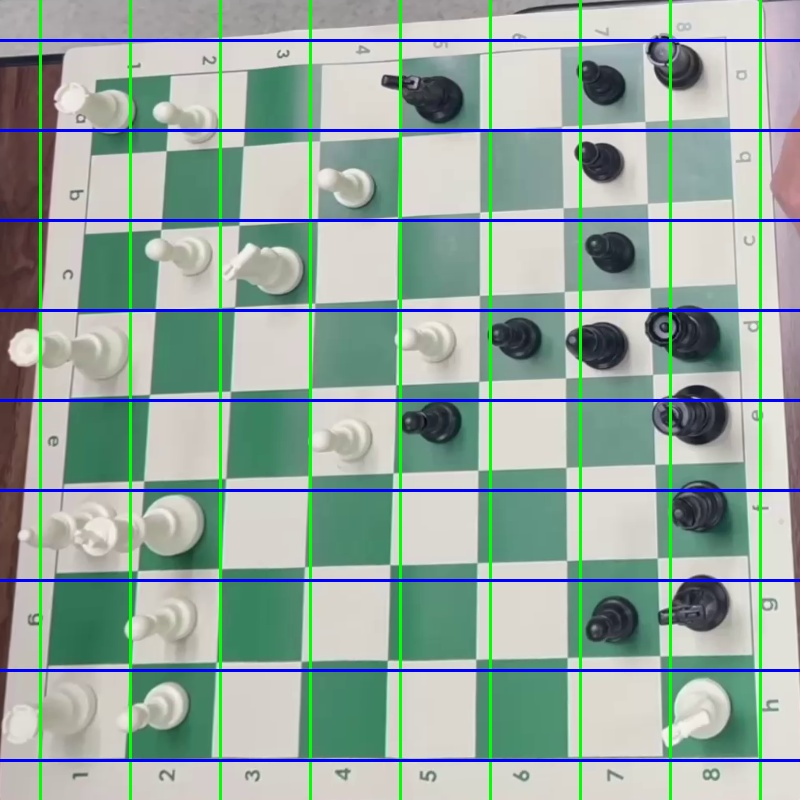
#> input picture debug/grid_overlay.jpg, 800 x 800 px; its folder holds only this picture in this run
$ python -i improved_board.py   (imports and definitions only)
#> lines starting #> are read from the running program, lines starting #| are printed output that depends on the picture; after the words box and inside, x2 and y2 are one past the last pixel; in counts of white or black regions, pixels touching at a corner belong together
#> further down, picture is the input picture: shape (800, 800, 3); mean B, G, R 160, 169.2, 149.2
# ===== FIX 1: Improve Homography + Add Rotation Correction =====
import cv2
import numpy as np
import os

# Global variables for mouse callback
_selected_points = []
_temp_img = None
_display_img = None
_scale_factor = 1.0

# [63 lines left out: functions _mouse_callback, select_corners_manually, not called in this run]


def _order_corners(pts4):
    """Sort corners: TL, TR, BR, BL"""
    pts = np.asarray(pts4, dtype=np.float32)
    s = pts.sum(axis=1)
    d = np.diff(pts, axis=1).ravel()
    tl = pts[np.argmin(s)]
    br = pts[np.argmax(s)]
    tr = pts[np.argmin(d)]
    bl = pts[np.argmax(d)]
    return np.array([tl, tr, br, bl], dtype=np.float32)


def _auto_detect_corners(bgr):
    """Advanced auto corner detection with multiple strategies"""
    h, w = bgr.shape[:2]
#> h = 800; w = 800

    # Strategy 1: HSV Color Masking (works well for wooden/colored boards)
    try:
        corners = _detect_board_hsv_mask(bgr)
        if corners is not None and _validate_corners(corners, w, h):
            corners = _order_corners(corners)
            print("[auto] Strategy 1: HSV Masking SUCCESS")
            return corners
    except Exception as e:
        print(f"[auto] HSV masking failed: {e}")

    # Strategy 2: Enhanced Edge + Hough Lines
    try:
        corners = _detect_board_edges_hough(bgr)
        if corners is not None and _validate_corners(corners, w, h):
            corners = _order_corners(corners)
            print("[auto] Strategy 2: Edge+Hough SUCCESS")
            return corners
    except Exception as e:
        print(f"[auto] Edge+Hough failed: {e}")

    # Strategy 3: Improved Contour Detection
    try:
        corners = _detect_board_contours_improved(bgr)
        if corners is not None and _validate_corners(corners, w, h):
            corners = _order_corners(corners)
            print("[auto] Strategy 3: Improved Contours SUCCESS")
            return corners
    except Exception as e:
        print(f"[auto] Contour detection failed: {e}")

    # Strategy 4: Conservative crop (fallback)
    print("[auto] Strategy 4: Conservative crop (fallback)")
    margin = int(0.08 * min(h, w))
    corners = np.array([
        [margin, margin],
        [w - margin, margin],
        [w - margin, h - margin],
        [margin, h - margin]
    ], dtype=np.float32)

    return corners

def _detect_board_hsv_mask(bgr):
    """Detect chessboard using HSV color masking"""
    hsv = cv2.cvtColor(bgr, cv2.COLOR_BGR2HSV)
#> hsv: shape (800, 800, 3); mean H, S, V 57.8, 57.8, 180.1
    h, w = bgr.shape[:2]
#> h = 800; w = 800

    # HSV ranges for different board colors
    ranges = [
        ([5, 20, 80], [25, 100, 220]),    # Light wooden boards
        ([0, 15, 40], [20, 80, 120]),     # Dark wooden boards
        ([0, 0, 150], [180, 30, 255]),    # White/cream boards
        ([35, 40, 40], [85, 255, 200])   # Green tournament boards
    ]

    best_mask = None
    best_area = 0

    for (lower, upper) in ranges:
        lower = np.array(lower, dtype=np.uint8)
        upper = np.array(upper, dtype=np.uint8)

        mask = cv2.inRange(hsv, lower, upper)

        # Clean up mask
        kernel = cv2.getStructuringElement(cv2.MORPH_RECT, (5, 5))
        mask = cv2.morphologyEx(mask, cv2.MORPH_CLOSE, kernel)
        mask = cv2.morphologyEx(mask, cv2.MORPH_OPEN, kernel)

        # Find largest contour
        contours, _ = cv2.findContours(mask, cv2.RETR_EXTERNAL, cv2.CHAIN_APPROX_SIMPLE)

        if contours:
            largest = max(contours, key=cv2.contourArea)
            area = cv2.contourArea(largest)

            if area > (h * w * 0.2) and area > best_area:
                best_area = area
                best_mask = mask
#> this loop made 4 passes
#> area on passes 1 to 4: 2667, 322, 6929, 7481.5
#> pass 1, in _detect_board_hsv_mask, `mask = cv2.inRange(hsv, lower, upper)`:
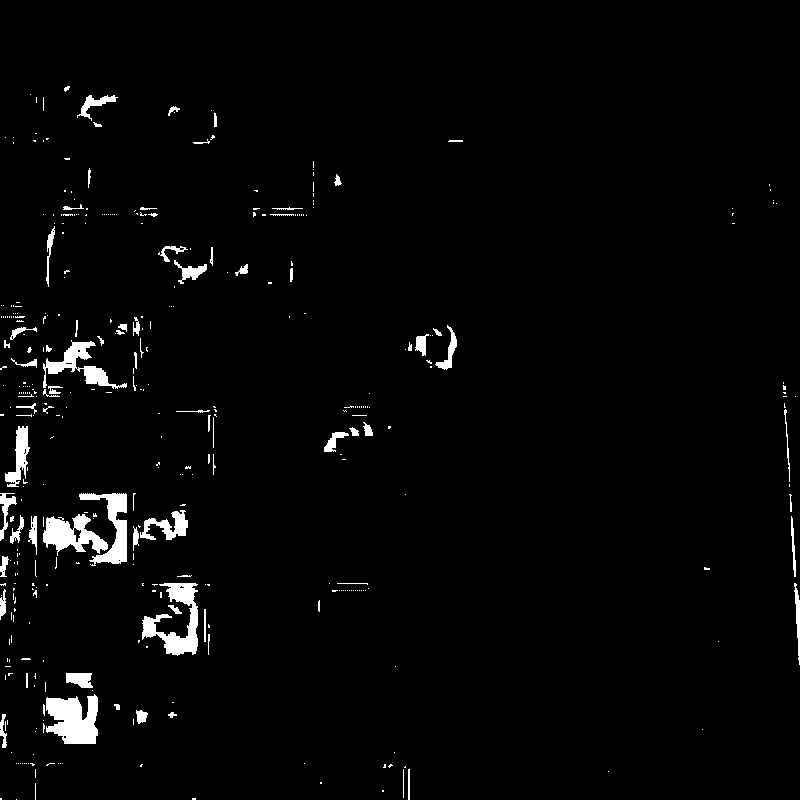
#> mask: shape (800, 800); 2.5% white; 386 white regions (306 under 20 px), largest, box (x1, y1, x2, y2) and area: (46, 694, 98, 744) 1914, (142, 583, 198, 656) 1746, (43, 514, 108, 556) 1422
#> pass 1, in _detect_board_hsv_mask, `mask = cv2.morphologyEx(mask, cv2.MORPH_OPEN, kernel)`:
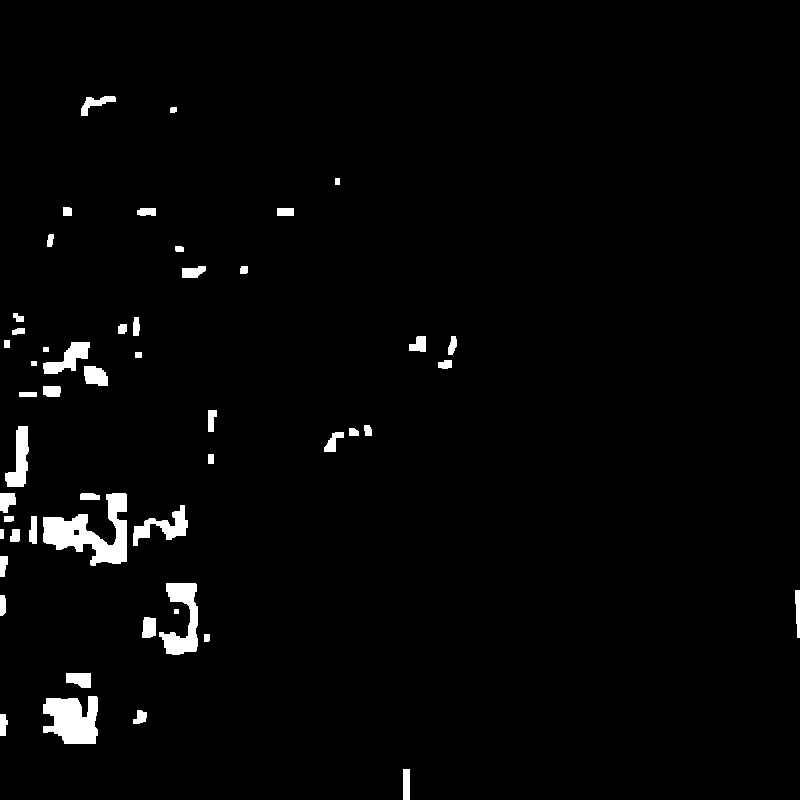
#> mask: shape (800, 800); 2.2% white; 51 white regions, largest, box (x1, y1, x2, y2) and area: (43, 493, 127, 566) 2844, (43, 696, 98, 744) 2014, (159, 583, 198, 655) 1451
#> pass 2, in _detect_board_hsv_mask, `mask = cv2.inRange(hsv, lower, upper)`:
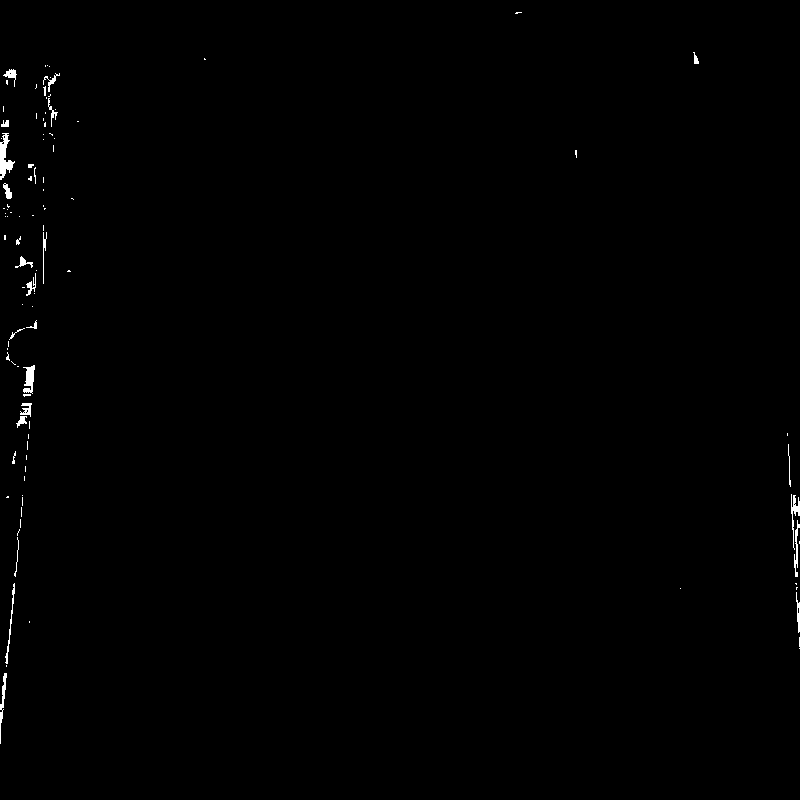
#> mask: shape (800, 800); 0.41% white; 101 white regions (74 under 20 px), largest, box (x1, y1, x2, y2) and area: (0, 133, 15, 180) 324, (23, 365, 35, 394) 210, (791, 494, 800, 550) 170
#> after the loop:
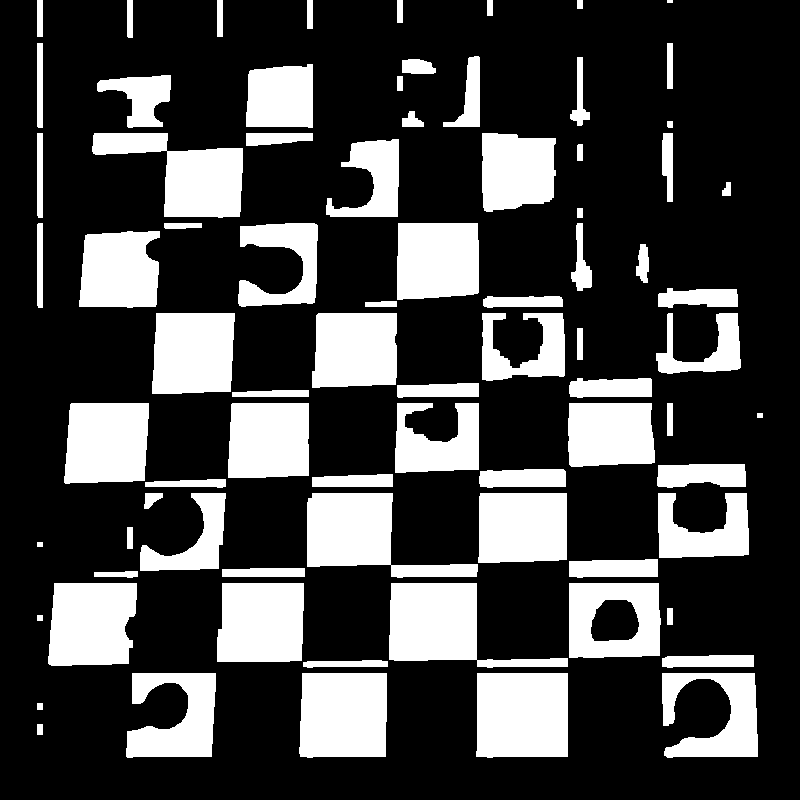
#> mask: shape (800, 800); 26.5% white; 79 white regions (1 under 20 px), largest, box (x1, y1, x2, y2) and area: (476, 673, 568, 758) 7656, (389, 583, 568, 668) 7465, (299, 673, 387, 758) 7212
#> after the loop, best_area = 0

    if best_mask is None:
        return None

    # Find board contour from best mask
    contours, _ = cv2.findContours(best_mask, cv2.RETR_EXTERNAL, cv2.CHAIN_APPROX_SIMPLE)
    if not contours:
        return None

    largest = max(contours, key=cv2.contourArea)

    # Approximate to quadrilateral
    epsilon = 0.02 * cv2.arcLength(largest, True)
    approx = cv2.approxPolyDP(largest, epsilon, True)

    if len(approx) == 4:
        return approx.reshape(4, 2).astype(np.float32)

    # If not 4 points, use bounding rect
    x, y, w_rect, h_rect = cv2.boundingRect(largest)
    return np.array([
        [x, y],
        [x + w_rect, y],
        [x + w_rect, y + h_rect],
        [x, y + h_rect]
    ], dtype=np.float32)

def _detect_board_edges_hough(bgr):
    """Detect chessboard using enhanced edge detection and Hough lines"""
    gray = cv2.cvtColor(bgr, cv2.COLOR_BGR2GRAY)
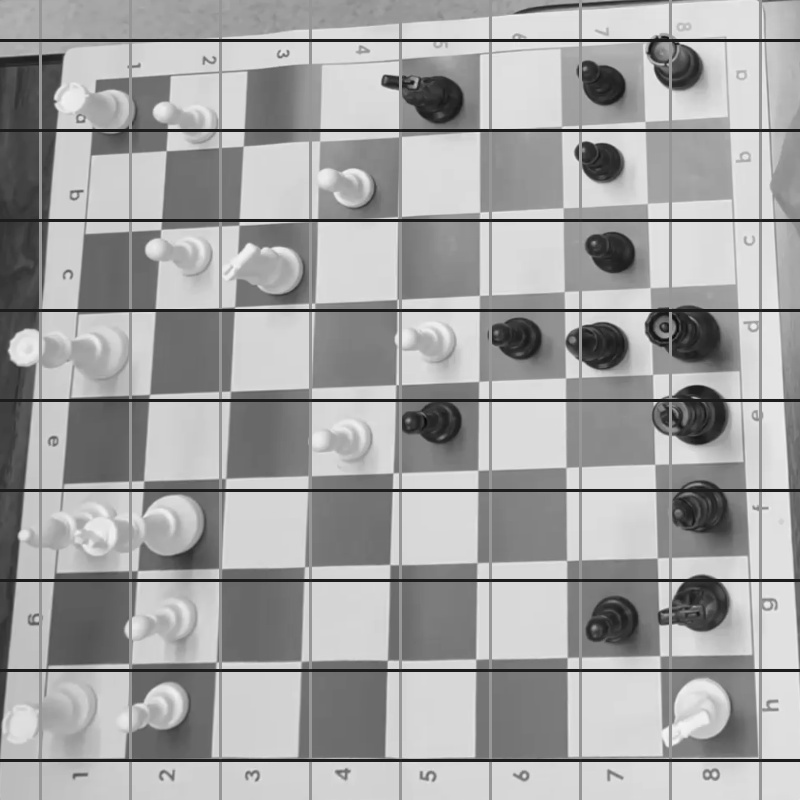
#> gray: shape (800, 800); min 3, max 246, mean 162.1
    h, w = gray.shape
#> h = 800; w = 800

    # Enhanced edge detection with CLAHE
    clahe = cv2.createCLAHE(clipLimit=3.0, tileGridSize=(8,8))
    enhanced = clahe.apply(gray)
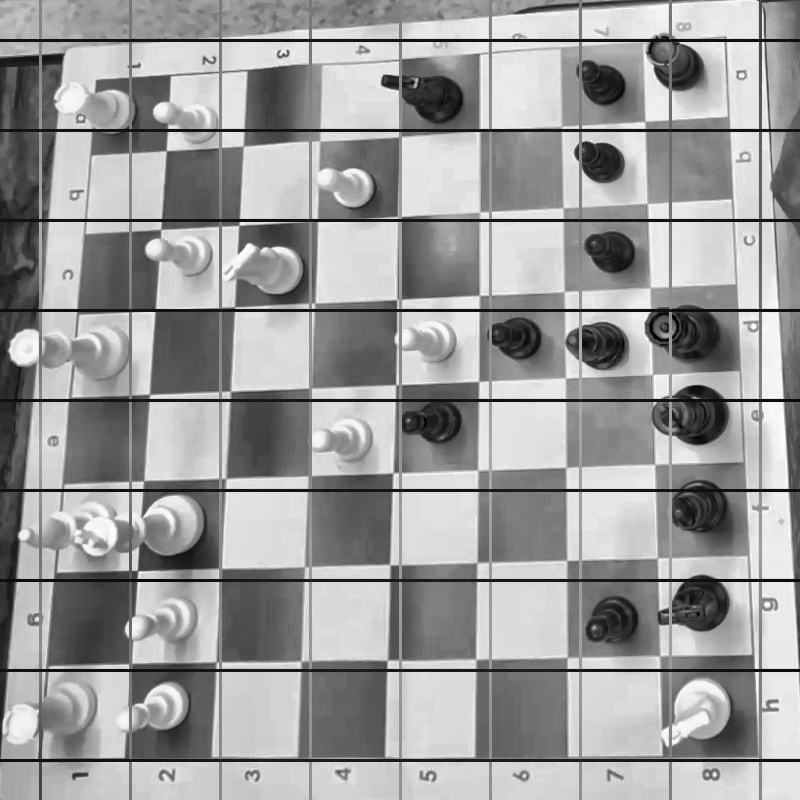
#> enhanced: shape (800, 800); min 2, max 252, mean 155.6

    # Bilateral filter to reduce noise while keeping edges
    filtered = cv2.bilateralFilter(enhanced, 9, 75, 75)

    # Adaptive Canny thresholds
    median = np.median(filtered)
#> median = 164
    lower = int(max(0, 0.7 * median))
#> lower = 114
    upper = int(min(255, 1.3 * median))
#> upper = 213
    edges = cv2.Canny(filtered, lower, upper)
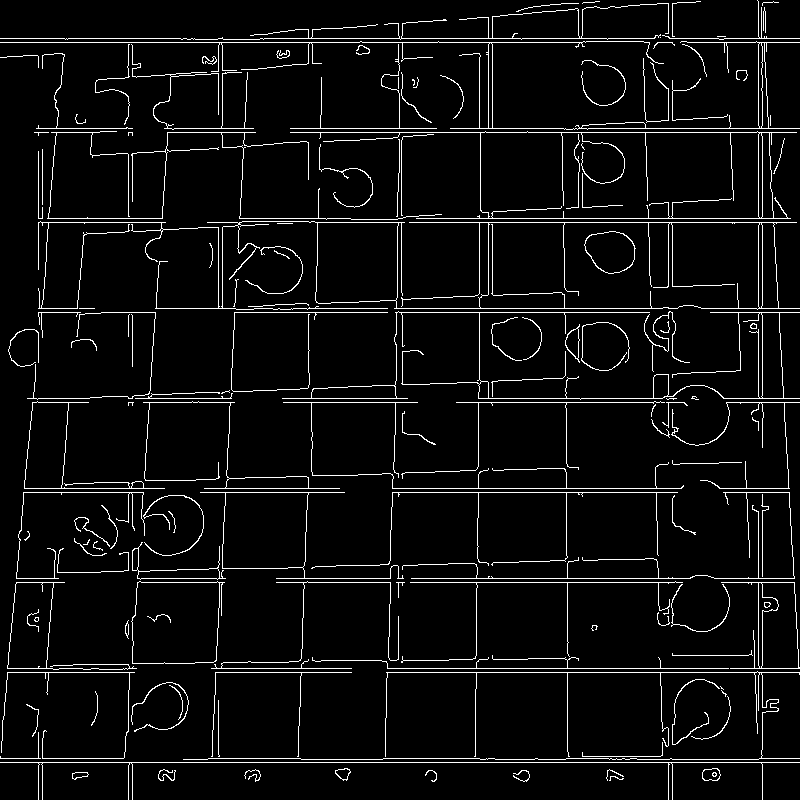
#> edges: shape (800, 800); 5.1% white in thin lines or dots

    # Hough line detection
    lines = cv2.HoughLinesP(
        edges, rho=1, theta=np.pi/180, threshold=80,
        minLineLength=min(h, w) * 0.3, maxLineGap=20
    )
#> lines = 26 rows, first 6: [276, 582, 682, 582], [260, 38, 799, 38], [392, 492, 677, 492], [387, 668, 799, 668], [0, 42, 585, 42], [155, 308, 677, 308]

    if lines is None:
        return None

    # Separate horizontal and vertical lines
    h_lines = []
    v_lines = []

    for line in lines:
        x1, y1, x2, y2 = line[0]

        if x2 - x1 != 0:
            angle = abs(np.arctan((y2 - y1) / (x2 - x1)) * 180 / np.pi)
        else:
            angle = 90

        if angle < 10 or angle > 170:  # Horizontal
            h_lines.append((x1, y1, x2, y2))
        elif 80 < angle < 100:  # Vertical
            v_lines.append((x1, y1, x2, y2))
#> this loop made 26 passes
#> (x1, y1, x2, y2, angle) on passes 1 to 12: (276, 582, 682, 582, 0), (260, 38, 799, 38, 0), (392, 492, 677, 492, 0), (387, 668, 799, 668, 0), (0, 42, 585, 42, 0), (155, 308, 677, 308, 0), (386, 672, 799, 672, 0), (234, 312, 672, 312, 0), (398, 218, 790, 218, 0), (290, 132, 796, 132, 0), (0, 762, 799, 762, 0), (290, 128, 799, 128, 0)
#> after the loop, h_lines = 17 items, first 6: (276, 582, 682, 582), (260, 38, 799, 38), (392, 492, 677, 492), (387, 668, 799, 668), (0, 42, 585, 42), (155, 308, 677, 308); v_lines = [(762, 447, 762, 42), (758, 430, 758, 1), (141, 518, 159, 261), (211, 756, 247, 69), (762, 3, 786, 453), (298, 756, 307, 477), (561, 133, 566, 435), (779, 308, 793, 582), (643, 67, 651, 307)]

    if len(h_lines) < 2 or len(v_lines) < 2:
        return None

    # Find extreme lines
    h_lines = sorted(h_lines, key=lambda l: (l[1] + l[3]) / 2)
#> h_lines = 17 items, first 6: (260, 38, 799, 38), (0, 42, 585, 42), (290, 128, 799, 128), (290, 132, 796, 132), (398, 218, 790, 218), (309, 222, 796, 222)
    v_lines = sorted(v_lines, key=lambda l: (l[0] + l[2]) / 2)
#> v_lines = [(141, 518, 159, 261), (211, 756, 247, 69), (298, 756, 307, 477), (561, 133, 566, 435), (643, 67, 651, 307), (758, 430, 758, 1), (762, 447, 762, 42), (762, 3, 786, 453), (779, 308, 793, 582)]

    top_line = h_lines[0]
#> top_line = (260, 38, 799, 38)
    bottom_line = h_lines[-1]
#> bottom_line = (0, 762, 799, 762)
    left_line = v_lines[0]
#> left_line = (141, 518, 159, 261)
    right_line = v_lines[-1]
#> right_line = (779, 308, 793, 582)

    def line_intersection(line1, line2):
#> called with line1 = (260, 38, 799, 38), line2 = (141, 518, 159, 261)
        x1, y1, x2, y2 = line1
#> x1 = 260; y1 = 38; x2 = 799; y2 = 38
        x3, y3, x4, y4 = line2
#> x3 = 141; y3 = 518; x4 = 159; y4 = 261

        denom = (x1-x2)*(y3-y4) - (y1-y2)*(x3-x4)
#> denom = -138523
        if abs(denom) < 1e-10:
            return None

        t = ((x1-x3)*(y3-y4) - (y1-y3)*(x3-x4)) / denom
#> t = -0.158
        x = x1 + t*(x2-x1)
#> x = 174.6
        y = y1 + t*(y2-y1)
#> y = 38
        return (x, y)

    # Find corner intersections
    tl = line_intersection(top_line, left_line)
#> tl = (174.6, 38)
    tr = line_intersection(top_line, right_line)
#> tr = (765.2, 38)
    bl = line_intersection(bottom_line, left_line)
#> bl = (123.9, 762)
    br = line_intersection(bottom_line, right_line)
#> br = (802.2, 762)
#> in _auto_detect_corners, `corners = _detect_board_edges_hough(bgr)`: corners = [[174.6, 38], [765.2, 38], [802.2, 762], [123.9, 762]]

    if None in [tl, tr, bl, br]:
        return None

    return np.array([tl, tr, br, bl], dtype=np.float32)

# [36 lines left out: function _detect_board_contours_improved, not called in this run]

def _validate_corners(corners, img_w, img_h):
    """Validate that corners form a reasonable quadrilateral"""
#> called with corners = array of shape (4, 2), img_w = 800, img_h = 800
    if corners is None or len(corners) != 4:
        return False

    # All corners should be within image bounds (with small margin)
    margin = 5
    for x, y in corners:
        if x < -margin or x >= img_w + margin or y < -margin or y >= img_h + margin:
            return False
#> this loop made 4 passes

    # Calculate area - should be reasonable size
    area = cv2.contourArea(corners)
#> area = 459331.8
    min_area = (img_w * img_h) * 0.1  # At least 10% of image
#> min_area = 64000
    max_area = (img_w * img_h) * 0.95  # At most 95% of image
#> max_area = 608000

    if area < min_area or area > max_area:
        return False

    return True


# [85 lines left out: functions warp_board_v2, split_grid_v2_debug, _extract_cells, visualize_grid_detection, not called in this run]


def split_grid_v2(warped, cell_px):
    cells, _, _ = split_grid_v2_debug(warped, cell_px)
    return cells

>>> import cv2
>>> picture = cv2.imread('../../debug/grid_overlay.jpg')
>>> result = _auto_detect_corners(picture)
#> in _order_corners, `pts = np.asarray(pts4, dtype=np.float32)`: pts has the same summary as corners in _auto_detect_corners
#> in _order_corners, `s = pts.sum(axis=1)`: s = [212.6, 803.2, 1564.2, 885.9]
#> in _order_corners, `d = np.diff(pts, axis=1).ravel()`: d = [-136.6, -727.2, -40.2, 638.1]
#> in _order_corners, `tl = pts[np.argmin(s)]`: tl = [174.6, 38]
#> in _order_corners, `br = pts[np.argmax(s)]`: br = [802.2, 762]
#> in _order_corners, `tr = pts[np.argmin(d)]`: tr = [765.2, 38]
#> in _order_corners, `bl = pts[np.argmax(d)]`: bl = [123.9, 762]
#> result has the same summary as corners in _auto_detect_corners
